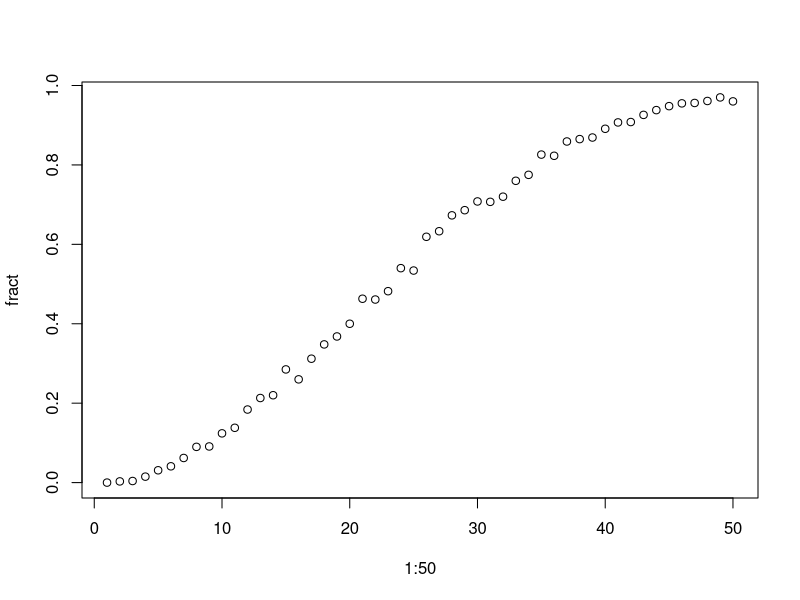

Generate this figure with R: (Note: this script raises an error after producing the figure.)
## ---- chunk 1
n=40
B=sample(1:365, n, replace=TRUE)  # sample n birthdays
## ---- chunk 2
B
dups=duplicated(B) # What sort of object is dups?
anyDuplicated(B)   # What does this function return? When is it zero?
## ---- chunk 3
days=365
m=1000
B=sample(days, m*n, replace=TRUE) # mxn birthdays
dim(B)=c(m,n)                     # Birthday matrix: m parties x n participants
x=apply(B,1,anyDuplicated)        # apply anyDuplicated() function to each row (1) of B
fract=sum(x>0)/m                  # fraction of m parties with duplicates 
fract
## ---- chunk 4
myFract <- function (n,m=1000,days=365) {
  B=sample(days, m*n, replace=TRUE)  # sample n*m birthdays
  dim(B)=c(m,n)                      # convert to matrix
  x=apply(B,1,anyDuplicated)         # return first duplicated index or zero if none
  fract=sum(x>0)/m                   # fraction of entries in x bigger than zeros
  return(fract)
}
## ---- chunk 5
myFract(40)
myFract(40,m=100)
## ---- chunk 6
fract=vector("numeric",50)
for (n in 1:50) { fract[n]=myFract(n) }

plot(1:50, fract)
D=as.matrix(iris[,-5])     # numerical data, some operations below require matrices not data frames (%*%)
s=iris[,5]                 # species attributes (factor)
v
#customized & beautified
#plot(1:50, fract, main="Birthday Problem: numerical simulation", xlab="People", ylab="Fraction", type="o", col="red", pch=21, bg="grey",lwd=2)

abline(h=0.5, col="red")
## ---- chunk 7
m=100
n=24
p=1/365
x=rbinom(m,size=n*(n-1)/2, prob=p) # generate m random numbers = number of successes

#  distribution of number of successes
table(x)
barplot(table(x), xlab="x", ylab="frequency") 
## ---- chunk 8
# same using dbinom() --> Pr[X=m] ?dbinom

# m = 0
dbinom(0, size=n*(n-1)/2, prob=p)

# m=0:10
dbinom(0:10, size=n*(n-1)/2, prob=p)  # density function P[X=x]

pbinom(0:10, size=n*(n-1)/2, prob=p)  # cummulative distribution function Pr[X<=x]

# probability of no success (X=0) as function of size
dbinom(0, size=300:350, prob=p)

n = 1:50
N = n*(n-1)/2           # N is a vector!!!
fa = 1 - dbinom(0,N,p)  # probability of success: 1-P[X=0]
# fa = pbinom(0,N,p, lower.tail=FALSE)  # P[X>0]

plot(n, fract, main="Birthday Problem", xlab="People", ylab="Fraction", col="red", pch=21, bg="grey",lwd=2) # as before
points(n, fa, type="l", lwd=2)      # analytically using dbinom
#?points
legend("bottomright",inset=0.02, legend=c("simulation", "analytic"), 
       pch=c(21,NA), pt.bg=c("grey",NA), lty=c(NA,1), col=c("red","black"))
abline(v=24)
